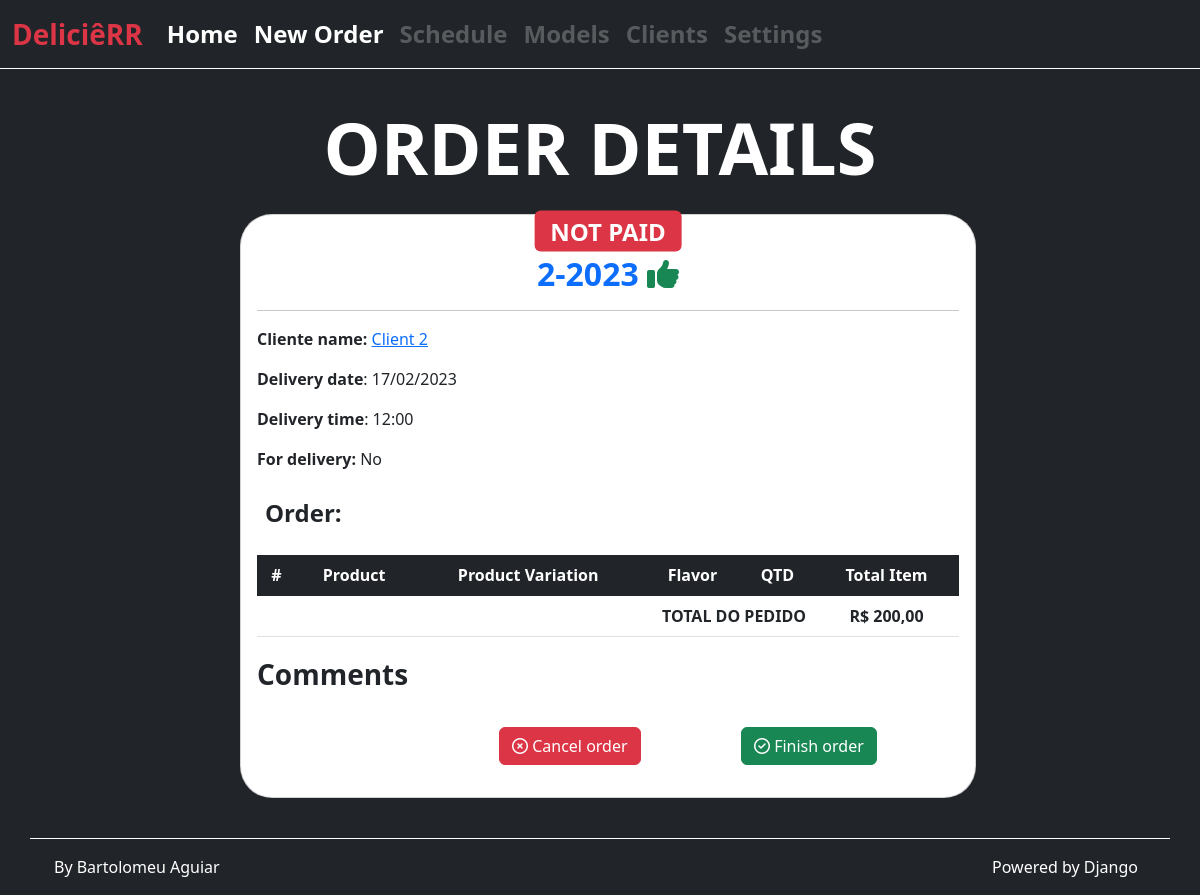
Page /orders/2/ on the earlier database version.
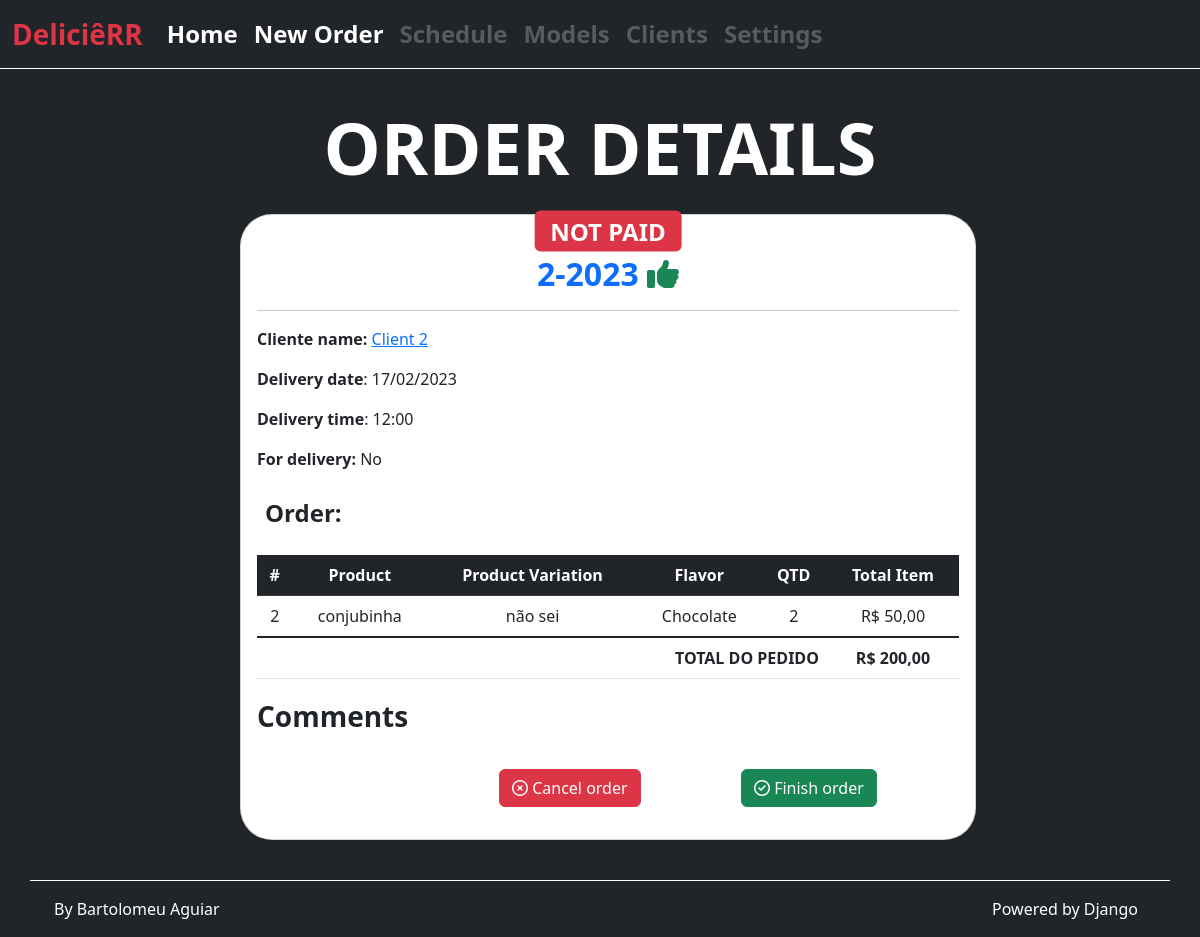
Same page on the later database version.
### orders/models.py (models this page shows)
class Order (models.Model):
    created_at = models.DateTimeField(auto_now_add=True)
    updated_at = models.DateTimeField(auto_now=True)
    client = models.ForeignKey(Client, on_delete=models.CASCADE)
    total = models.FloatField(default=0.0)
    delivery_date = models.DateTimeField(
        'Delivery Date', auto_now=False, auto_now_add=False)
    for_delivery = models.BooleanField()
    delivery_method = models.CharField(
        choices=(
            ('P', 'Própria'),
            ('T', 'App Terceirizado')
        ),
        max_length=1,
        blank=True
    )
    delivery_address = models.CharField(blank=True, max_length=300)
    comments = models.TextField(max_length=500, blank=True)
    status_order = models.CharField(
        choices=(
            ('CR', 'CREATED'),
            ('CL', 'CANCELED'),
            ('CF', 'CONFIRMED'),
            ('FN', 'FINISHED'),
        ),
        max_length=2,
        default='CR',
    )
    payment_form = models.CharField(
        _("Payment Form"),
        max_length=2,
        blank=True,
        choices=(
            ('CS', _('CASH')),
            ('CC', _('CREDIT CARD')),
            ('DC', _('DEBIT CARD')),
            ('PX', _('PIX')),
        ),
        default='PX',
    )
    status_payment = models.CharField(
        choices=(
            ('NP', 'NOT PAID'),
            ('PG', 'PAID'),
            ('PE', 'PAID ENTRY'),
        ),
        max_length=2,
        blank=True,
        default='NP',
    )
    class Meta:
        verbose_name = 'Order'
        verbose_name_plural = 'Orders'
    def __str__(self):
        return str(f'{self.pk}-{self.delivery_date.year}')

class OrderItem(models.Model):
    order = models.ForeignKey(Order, on_delete=models.CASCADE)
    product = models.CharField(max_length=150)
    product_id = models.PositiveIntegerField()
    variation = models.CharField(max_length=150)
    variation_id = models.PositiveIntegerField()
    sabor = models.CharField(max_length=50, blank=True, default=None)
    price = models.FloatField()
    price_additional = models.FloatField(blank=True, default=0.0)
    price_discount = models.FloatField(blank=True, default=0.0)
    amount = models.PositiveIntegerField()
    class Meta:
        verbose_name = "Order Item"
        verbose_name_plural = "Order Itens"

### clients/models.py (models this page shows, shortened)
class Client(models.Model):
    name = models.CharField(_("Name"), max_length=300)
    celphone = models.CharField(
        _("Celphone"),
        max_length=15,
        blank=True,
        unique=True,
    )
    address = models.CharField(_("Address"), max_length=500, blank=True)
    birthday = models.DateField(
        _("Birthday"),
        auto_now=False,
        auto_now_add=False,
        blank=True,
        null=True,
    )
    class Meta:
        verbose_name = 'Client'
        verbose_name_plural = 'Clients'

### orders/views.py (the view)
# urls.py: path('orders/<int:pk>/', views.OrderDetailView.as_view(),
class OrderDetailView(DetailView):
    model = Order
    context_object_name = 'order'
    template_name = 'orders/pages/order_detail.html'
    def get_queryset(self, *args, **kwargs):
        qs = super().get_queryset(*args, **kwargs)
        qs = qs.exclude(
            status_order='CL',
        )
        return qs

### products/templatetags/bafilters.py (called while the page is built)
@register.filter
def formata_preco(val):
    return utils.formata_preco(val)

### utils/utils.py (called while the page is built)
def formata_preco(val):
    return f'R$ {val:.2f}'.replace('.', ',')

### orders/templates/orders/pages/order_detail.html (shortened to what this page needs)
{% extends "global/base.html" %}
{% load static %}
{% load bafilters %}
{% block title_section %}
    ORDER DETAILS
{% endblock title_section %}
{% block content %}
<div class="container">
    <div class="row justify-content-center">
        <div class="col col-8 ">
            <div class="card h-100 w-100  text-white bg-white rounded-5 m-2 ">
                <div class="card-body text-dark">
                    <p class="position-relative">
                        <span
                            {% if order.status_payment == 'PG' %}
                                class=" position-absolute top-50 start-50 badge translate-middle text-bg-success fs-4"
                            {% elif order.status_payment == 'NP'%}
                                class=" position-absolute top-50 start-50 badge translate-middle text-bg-danger fs-4"
                            {% else %}
                                class=" position-absolute top-50 start-50 badge translate-middle text-bg-warning fs-4"
                            {% endif %}
                        >
                            {{ order.get_status_payment_display }}
                        </span>
                    </p>
                    <h2 class="text-center card-title mt-4">
                        <a href="#" class="text-decoration-none fw-bold ">
                            {{ order }}
                        </a>
                        {% if order.status_order == 'CF' %}
                            <i class="fa-solid fa-thumbs-up text-success "></i>
                        {% endif %}
                    </h2>
                    <hr>
                    <p class="card-text">
                        <b>Cliente name: </b>
                            <a href="./client_detail.html" data-bs-toggle="tooltip"
                                data-bs-title="Click for client details">
                                {{ order.client.name }}
                            </a>
                    </p>
                    <p class="card-text">
                        <b>Delivery date</b>: {{ order.delivery_date|date:"d/m/Y" }}
                    </p>
                    <p class="card-text">
                        <b>Delivery time</b>: {{ order.delivery_date|date:"H:i" }}
                    </p>
                    <p class="card-text">
                        <b>For delivery:</b>
                        {% if order.for_delivery %}
                            Yes
                        {% else %}
                            No
                        {% endif %}
                    </p>
                        <div class="row p-2">
                            <div class="col border-dark borderborder-3 fs-4">
                                <p class=""><b>Order:</b></p>
                            </div>
                        </div>
                        <div class="">
                            <div class="text-center">
                                <table class="table">
                                    <thead>
                                        <tr class="table-dark">
                                            <th scope="col">#</th>
                                            <th scope="col">Product</th>
                                            <th scope="col">Product Variation</th>
                                            <th scope="col">Flavor</th>
                                            <th scope="col">QTD</th>
                                            <th scope="col">Total Item</th>
                                        </tr>
                                    </thead>
                                    <tbody>
                                        <tr>
                                            {% for item in order.orderitem_set.all %}
                                                <td scope="row">{{ item.id }}</td>
                                                <td>{{ item.product }}</td>
                                                <td>{{ item.variation }} </td>
                                                <td>{{ item.sabor }}</td>
                                                <td>{{ item.amount }}</td>
                                                <td>{{ item.price|formata_preco }}</td>
                                            {% endfor %}
                                        </tr>
                                        <tr class="fw-bold table-group-divider">
                                            <td scope="row" colspan="5" class="text-end">TOTAL DO PEDIDO</td>
                                            <td>{{ order.total|formata_preco }}</td>
                                        </tr>
                                    </tbody>
                                </table>
                            </div>
                        </div>
                        <div class="row fs-3" id="order-comments">
                            <p><b>Comments</b></p>
                        </div>
                        <div class="row justify-content-end p-0 fs-5 clearfix">
                            <div class="col-4 ">
                                <a href="#" class=" btn  btn-danger ">
                                    <i class="fa-regular fa-times-circle"></i>
                                    Cancel order
                                </a>
                            </div>
                            <div class="col-4 float-end">
                                <a href="#" class="btn  btn-success">
                                    <i class="fa-regular fa-circle-check"></i>
                                    Finish order
                                </a>
                            </div>
                        </div>
                </div>
            </div>
        {% endblock content %}

### base_templates/global/base.html (shortened to what this page needs)
{% load static %}
<!DOCTYPE html>
<html lang="en">
<head>
    {% include 'global/partials/head.html' %}
</head>
<body class="bg-dark">
    {% include 'global/partials/navbar.html' %}
    <main class="container-fluid bg-dark pt-5">
        <div class="container text-center">
            <h2 class="p-2 border-botton fw-bold display-2 mt-5 text-white">
                {% block title_section %}
                {% endblock title_section %}
            </h2>
        </div>
        {% block content %}{% endblock content %}
    </main>
    {% include 'global/partials/footer.html' %}
</body>
</html>

### base_templates/global/partials/head.html (shortened to what this page needs)
{% load static %}
<link rel="stylesheet" href="{% static 'global/css/bootstrap/bootstrap.min.css' %}">
<link rel="stylesheet" href="https://cdnjs.cloudflare.com/ajax/libs/font-awesome/6.2.0/css/all.min.css">

### base_templates/global/partials/navbar.html (shortened to what this page needs)
{% load static %}
<nav class="navbar navbar-expand-md fixed-top fs-4 navbar-dark bg-dark border-bottom border-white mb-5"
    aria-label="navbar">
    <div class="container-fluid fw-bold">
        <a href="{% url 'orders:home' %}" class="navbar-brand fs-3 text-danger">DeliciêRR</a>
        <div id="navbar" class="navbar-collapse collapse">
            <ul class="navbar-nav me-auto mb-2 mb-md-0">
                <li class="nav-item">
                    <a href="{% url 'orders:home' %}" class="nav-link active">Home</a>
                </li>
                <li class="nav-item">
                    <a href="{% url 'orders:clients-new-order' %}" class="nav-link active">New Order</a>
                </li>
                <li class="nav-item">
                    <a href="#" class="nav-link disabled">Schedule</a>
                </li>
                <li class="nav-item">
                    <a href="#" class="nav-link disabled">Models</a>
                </li>
                <li class="nav-item">
                    <a href="#" class="nav-link disabled">Clients</a>
                </li>
                <li class="nav-item">
                    <a href="#" class="nav-link disabled">Settings</a>
                </li>
            </ul>
        </div>
    </div>
</nav>

### base_templates/global/partials/footer.html
<div class="container d-grid bg-dark border-top border-white mt-5">
    <footer class="footer sticky-bottom py-3 bg-dark  ">
        <div class="container-fluid">
            <div class="row justify-content-between h-25">
                <div class="col-4">
                    <span class="text-white"> By Bartolomeu Aguiar</span>
                </div>
                <div class=" col-4 text-end">
                    <span class="text-white pe-2 offset-2"> Powered by Django</span>
                </div>
            </div>
        </div>
    </footer>
</div>

Differences in the rows shown:
added OrderItem: id "2", product "conjubinha", variation "não sei", sabor "Chocolate", amount "2", price "R$ 50,00"
